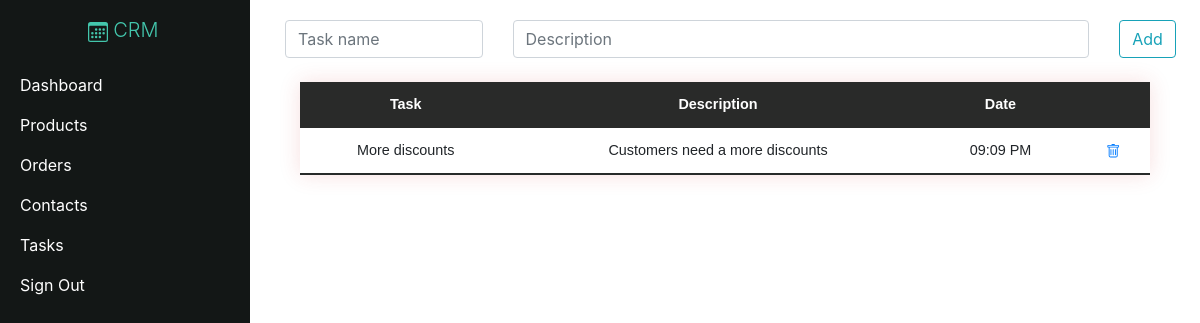
Page /task/ on the committed database.
### tasks/models.py (models this page shows)
class Task(models.Model):
    name = models.CharField(max_length=200, null=True)
    desc = models.CharField(max_length=300, null=True)
    date_created = models.DateTimeField(auto_now_add=True, null=True)

### tasks/views.py (the view)
# urls.py: path('task/', include("tasks.urls"))
def task(request):
    task = Task.objects.all().order_by('-date_created')
    return render(request,'crm/task.html',{'task':task})

### crm/templates/crm/task.html (shortened to what this page needs)
{% extends 'crm/main.html' %}
{% block content %}
<form action="{% url 'add_task' %}" method="POST">
  <div class="row">
    <div class="col-3">
      <input type="text" class="form-control" name="task_name" placeholder="Task name">
    </div>
    <div class="col-8">
      <input type="text" class="form-control" name="task_desc" placeholder="Description"></input>
    </div>
    <div class="col-1">
      <button type="submit" class="btn btn-outline-info" value="Add">Add</button>
    </div>
  </div>
</form>
<div class="container w-100 d-flex justify-content-center mt-4">
  <table class="my-table w-100 text-center">
    <thead>
      <tr class="text-center">
        <th scope="col">Task</th>
        <th scope="col">Description</th>
        <th scope="col">Date</th>
        <th scope="col"></th>
      </tr>
    </thead>
    <tbody>
      {% for t in task %}
      <tr>
        <td>{{ t.name }}</td>
        <td class="text-break">{{ t.desc }}</td>
        <td>{{ t.date_created  | date:"h:i A" }}</td>
        <td><a href="{% url 'del_task' t.id %}">
            </a></td>
      </tr>
      {% endfor %}
    </tbody>
  </table>
</div>
{% endblock content %}

### static/css/main.css (style rules this page uses)
.my-table { border-collapse: collapse; font-size: 0.9em; font-family: sans-serif; min-width: 400px; box-shadow: 0 0 20px rgba(200, 44, 44, 0.15); }
.my-table thead tr { background-color: rgb(41, 42, 41); color: #ffffff; text-align: left; }
.my-table th, .my-table td { padding: 12px 15px; }
.my-table tbody tr { border-bottom: 1px solid #dddddd; }
.my-table tbody tr:last-of-type { border-bottom: 2px solid #272b2a; }

### rows in the picture
Task: name "More discounts", desc "Customers need a more discounts", date_created "09:09 PM"
